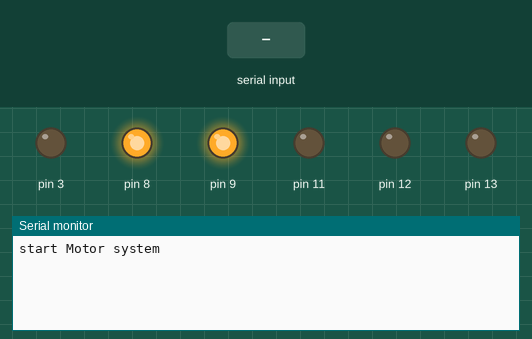
Recording of a sketch running on a simulated Arduino Uno, built with avr-gcc and run on an emulated ATmega328P. Shown: output pins drawn as LEDs (lit = HIGH), the last lines printed to the serial monitor. The inputs (shaded band) are chosen by the test bench.

Above: at 1.2 s.
1.3 s: "90,45,200\n" received over Serial
At 3.1 s:
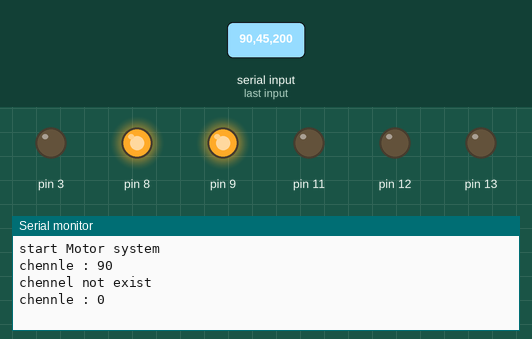
At 4.7 s:
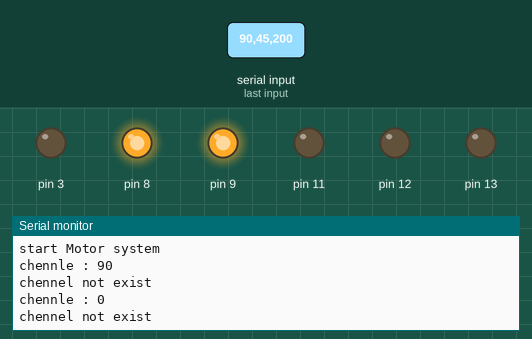

The sketch:

exam1.ino
```cpp
class CArduino_MotorShild {
  public :
  byte mDirection_pin;
  byte mSpeed_pin;
  byte mBrake_pin;

  CArduino_MotorShild(byte dir_pin,byte speed_pin,byte brake_pin ) :
  mDirection_pin(dir_pin),
  mSpeed_pin(speed_pin),
  mBrake_pin(brake_pin)
  {
    pinMode(mDirection_pin,OUTPUT);
    pinMode(mBrake_pin,OUTPUT);

    Stop();
  }

  void Forward(byte speed)
  {
    digitalWrite(mDirection_pin,HIGH);
    digitalWrite(mBrake_pin,LOW);
    analogWrite(mSpeed_pin,speed);
  }

  void Back(byte speed)
  {
    digitalWrite(mDirection_pin,LOW);
    digitalWrite(mBrake_pin,LOW);
    analogWrite(mSpeed_pin,speed);
  }

  void Stop()
  {
    digitalWrite(mBrake_pin,HIGH);
    analogWrite(mSpeed_pin,0);
  }


};

CArduino_MotorShild motor_ch[2] = {
  CArduino_MotorShild(12,3,9),
  CArduino_MotorShild(13,11,8)
};

void setup() {

  //sparkfun : 115200

  //btshild
  Serial.begin(9600);

  Serial.println("start Motor system");


}

void loop() {

  if(Serial.available() >0) {

    int ch = Serial.parseInt();
    Serial.print("chennle : ");
    Serial.println(ch);
    int Speed = Serial.parseInt();
    int dir = Serial.parseInt();


    if(ch == 1 || ch == 2) {
      Serial.print(ch);
      Serial.print(':');

      ch -= 1;

      if(dir == 0) {
        motor_ch[ch].Stop();

        Serial.println(" stop");

      }
      else if(dir==1) {
        motor_ch[ch].Forward(Speed);
        Serial.println("run forward");

      }
      else if(dir==2) {
        motor_ch[ch].Back(Speed);
        Serial.println("run backward");
      }
    }
    else {
      Serial.println("chennel not exist");
    }

  }

}
```

Measured:
- after the input at 1.3 s, the serial monitor: prints a new line at once (image 1)
